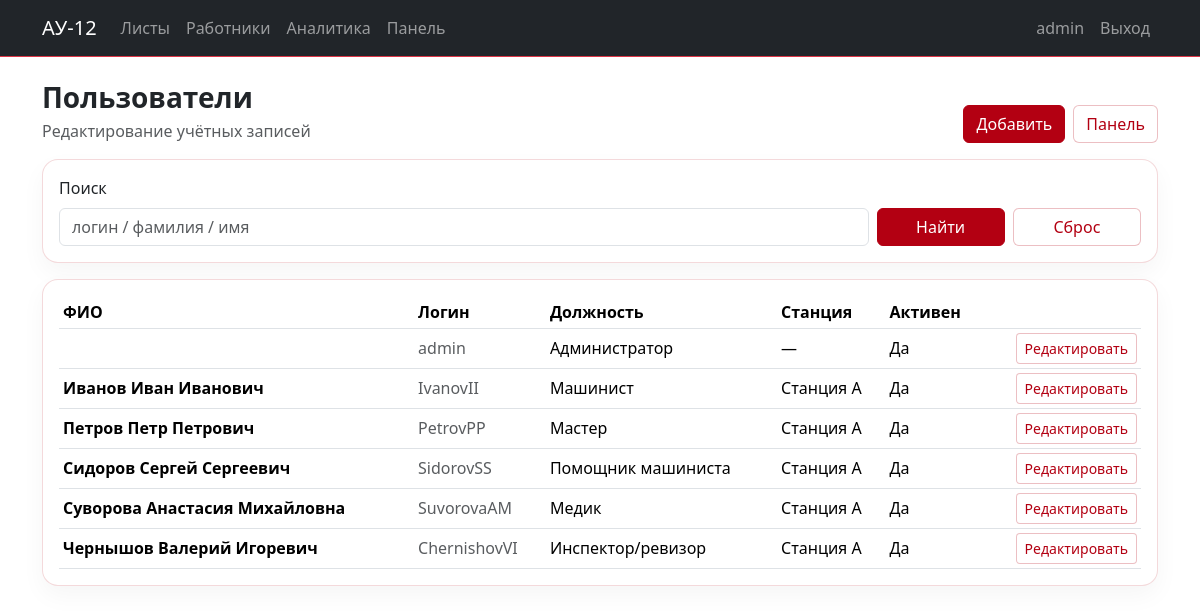
The page /panel/users/ (signed in) on the database its author committed.
### apps/accounts/models.py (models this page shows, shortened)
class User(AbstractUser):
    patronymic = models.CharField("Отчество", max_length=150, blank=True, default="")
    role = models.CharField("Должность", max_length=20, choices=Role.choices, default=Role.MACHINIST)
    station = models.ForeignKey(
        Station,
        verbose_name="Станция",
        on_delete=models.PROTECT,
        null=True,
        blank=True,
        related_name="users",
    )
    class Meta:
        verbose_name = "Пользователь"
        verbose_name_plural = "Пользователи"

### apps/directory/models.py (models this page shows)
class Station(models.Model):
    name = models.CharField("Станция", max_length=255, unique=True)
    class Meta:
        verbose_name = "Станция"
        verbose_name_plural = "Станции"
    def __str__(self): return self.name

### apps/panel/views.py (the view, shortened to what this page needs)
# urls.py: path("users/", views.PanelUserList.as_view(), name="user_list"),
class PanelUserList(RoleRequiredMixin, ListView):
    allowed_roles = {Role.ADMIN}
    model = User
    template_name = "panel/user_list.html"
    paginate_by = 50
    def get_queryset(self):
        qs = super().get_queryset().select_related("station").order_by("last_name", "first_name", "patronymic")
        q = self.request.GET.get("q") or ""
        return qs

### apps/accounts/permissions.py (called while the page is built)
    def dispatch(self, request, *args, **kwargs):
        if not request.user.is_authenticated:
            return super().dispatch(request, *args, **kwargs)
        if getattr(request.user, "is_superuser", False):
            return super().dispatch(request, *args, **kwargs)
        if self.allowed_roles and getattr(request.user, "role", None) not in self.allowed_roles:
            return HttpResponseForbidden("Недостаточно прав.")
        return super().dispatch(request, *args, **kwargs)

### apps/panel/templates/panel/user_list.html
{% extends "base.html" %}
{% block content %}
<div class="d-flex align-items-end justify-content-between flex-wrap gap-2 mb-3">
  <div>
    <h3 class="section-title mb-1">Пользователи</h3>
    <div class="text-muted">Редактирование учётных записей</div>
  </div>
  <div class="d-flex gap-2">
    <a class="btn btn-brand" href="{% url 'accounts:register' %}">Добавить</a>
    <a class="btn btn-ghost" href="{% url 'panel:home' %}">Панель</a>
  </div>
</div>
<div class="card p-3 mb-3">
  <form method="get" class="row g-2 align-items-end">
    <div class="col-md-9">
      <label class="form-label">Поиск</label>
      <input class="form-control" name="q" value="{{ request.GET.q }}" placeholder="логин / фамилия / имя">
    </div>
    <div class="col-md-3 d-flex gap-2">
      <button class="btn btn-brand w-100" type="submit">Найти</button>
      <a class="btn btn-ghost w-100" href="{% url 'panel:user_list' %}">Сброс</a>
    </div>
  </form>
</div>
<div class="card p-3">
  <div class="table-responsive">
    <table class="table table-sm align-middle mb-0">
      <thead>
        <tr>
          <th>ФИО</th>
          <th>Логин</th>
          <th>Должность</th>
          <th>Станция</th>
          <th>Активен</th>
          <th></th>
        </tr>
      </thead>
      <tbody>
      {% for u in object_list %}
        <tr>
          <td class="fw-semibold">{{ u.last_name }} {{ u.first_name }} {{ u.patronymic }}</td>
          <td class="text-muted">{{ u.username }}</td>
          <td>{{ u.get_role_display }}</td>
          <td>{% if u.station %}{{ u.station }}{% else %}—{% endif %}</td>
          <td>{% if u.is_active %}Да{% else %}Нет{% endif %}</td>
          <td class="text-end">
            <a class="btn btn-ghost btn-sm" href="{% url 'panel:user_edit' u.id %}">Редактировать</a>
          </td>
        </tr>
      {% empty %}
        <tr><td colspan="6" class="text-muted">Нет данных</td></tr>
      {% endfor %}
      </tbody>
    </table>
  </div>
</div>
{% endblock %}

### apps/accounts/templates/base.html (shortened to what this page needs)
<!doctype html>
<html lang="ru">
<head>
  <link href="https://cdn.jsdelivr.net/npm/bootstrap@5.3.3/dist/css/bootstrap.min.css" rel="stylesheet">
  <link href="/static/css/style.css" rel="stylesheet">
</head>
<body>
<nav class="navbar navbar-expand-lg navbar-dark bg-dark border-bottom border-danger">
  <div class="container">
    <a class="navbar-brand" href="{% url 'routesheets:au12_list' %}">АУ-12</a>
    <div class="collapse navbar-collapse" id="nav">
      <ul class="navbar-nav me-auto">
        <li class="nav-item"><a class="nav-link" href="{% url 'routesheets:au12_list' %}">Листы</a></li>
        <li class="nav-item"><a class="nav-link" href="{% url 'accounts:worker_list' %}">Работники</a></li>
        <li class="nav-item"><a class="nav-link" href="{% url 'routesheets:analytics_fuel' %}">Аналитика</a></li>
        {% if user.is_authenticated and user.is_superuser %}
          <li class="nav-item"><a class="nav-link" href="{% url 'panel:home' %}">Панель</a></li>
        {% endif %}
      </ul>
      <ul class="navbar-nav">
        {% if user.is_authenticated %}
          <li class="nav-item"><a class="nav-link">{{ user.username }}</a></li>
          <li class="nav-item"><a class="nav-link" href="{% url 'accounts:logout' %}">Выход</a></li>
        {% else %}
          <li class="nav-item"><a class="nav-link" href="{% url 'accounts:login' %}">Вход</a></li>
        {% endif %}
      </ul>
    </div>
  </div>
</nav>
<main class="container py-4">
  {% block content %}{% endblock %}
</main>
</body>
</html>

### static/css/style.css (style rules this page uses)
:root { --brand:#b30012; --brand2:#7a000c; }
.section-title { font-weight:700; }
.btn-brand { background:var(--brand); border-color:var(--brand); color:#fff; }
.btn-ghost { border:1px solid rgba(179,0,18,.25); color:var(--brand); background:#fff; }
.card { border:1px solid rgba(179,0,18,.15); border-radius:16px; box-shadow:0 10px 25px rgba(0,0,0,.04); }

### rows shown on the page
User: username "admin", role "Администратор", is_active "Да"
User: last_name "Иванов", first_name "Иван", patronymic "Иванович", username "IvanovII", role "Машинист", station "Станция А", is_active "Да"
User: last_name "Петров", first_name "Петр", patronymic "Петрович", username "PetrovPP", role "Мастер", station "Станция А", is_active "Да"
User: last_name "Сидоров", first_name "Сергей", patronymic "Сергеевич", username "SidorovSS", role "Помощник машиниста", station "Станция А", is_active "Да"
User: last_name "Суворова", first_name "Анастасия", patronymic "Михайловна", username "SuvorovaAM", role "Медик", station "Станция А", is_active "Да"
User: last_name "Чернышов", first_name "Валерий", patronymic "Игоревич", username "ChernishovVI", role "Инспектор/ревизор", station "Станция А", is_active "Да"
